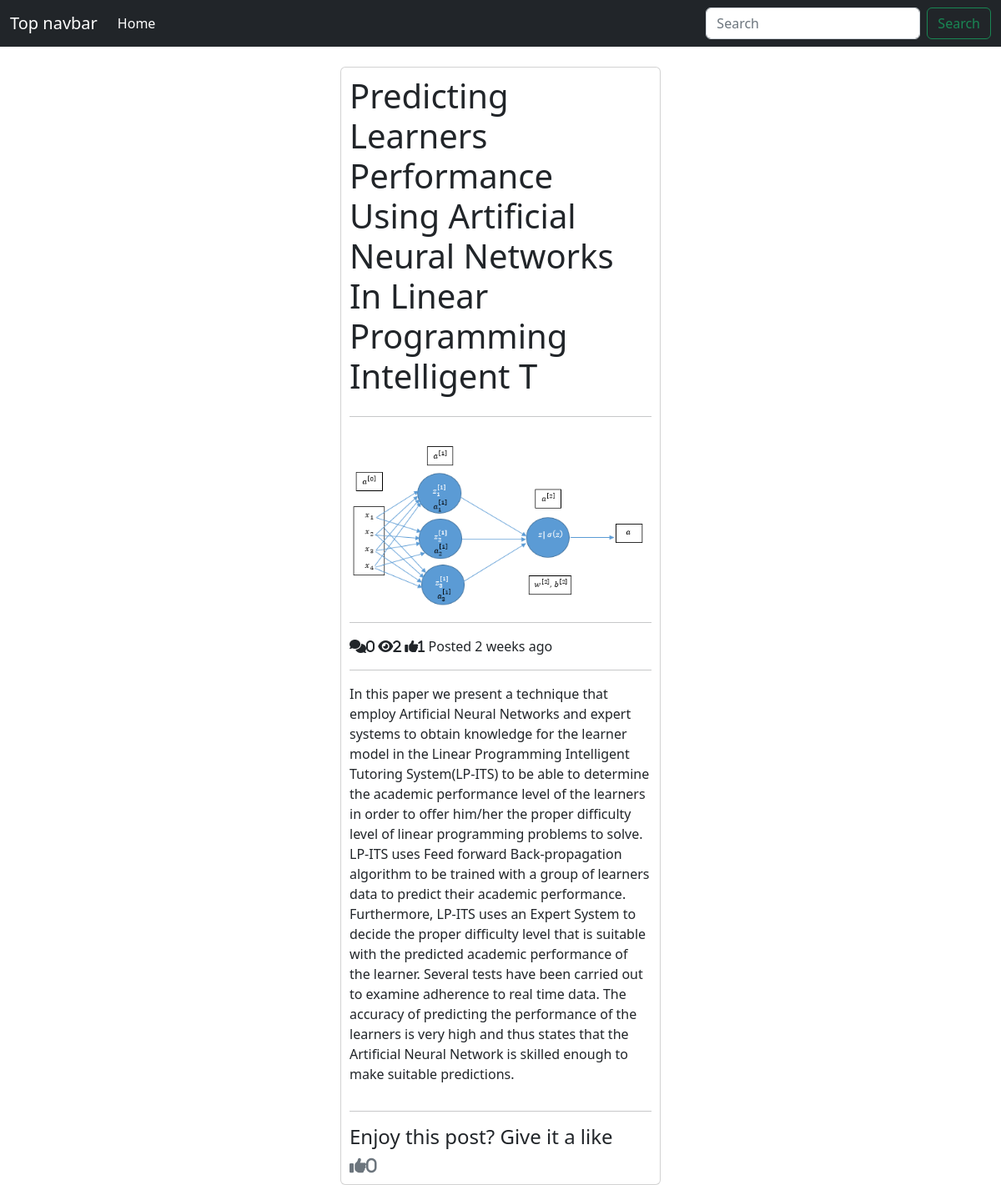
The page /test_Post/ (signed in) on the database its author committed.
### posts/models.py (models this page shows, shortened)
class Post(models.Model):
    title = models.CharField(max_length=100)
    content = models.TextField()
    thumbnail = models.ImageField()
    publishdate = models.DateTimeField(auto_now_add=True)
    last_updated = models.DateTimeField(auto_now=True)
    author = models.ForeignKey(User, on_delete=models.CASCADE)
    slug = models.SlugField()
    def get_like_url(self):
        return reverse('like', kwargs={
            'slug':self.slug
        })
    @property
    def get_comment_count(self):
        return Comments.objects.filter(post=self).count()
    @property
    def get_view_count(self):
        return self.postview_set.all().count()
    @property
    def get_like_count(self):
        return self.like_set.all().count()

### posts/views.py (the view)
# urls.py: path('<slug>/', PostDetailView.as_view(), name='detail'),
class PostDetailView(generic.DetailView):
    model = Post
    def get_object(self, **kwargs):
        object = super().get_object(**kwargs)
        if self.request.user.is_authenticated:
            PostView.objects.get_or_create(user=self.request.user, post=object)
        return object

### templates/posts/post_detail.html (shortened to what this page needs)
{% extends "base.html" %}
{% block content %}
    <div class="row">
    <div class="col-4 offset-4">
    <div class="card" style="padding: 10px;">
        <h1 >{{object.title|title}}</h1>
        <hr />
        <img src="{{object.thumbnail.url}}" class="card-img-top" alt="...">
        <hr />
        <div>
            <span class="fa-solid fa-comments ml-2">{{object.get_comment_count}}</span>
            <span class="fa-solid fa-eye ml-2">{{object.get_view_count}}</span>
            <span class="fa-solid fa-thumbs-up ml-2">{{object.get_like_count}}</span>
            <span class="float-right">Posted {{object.publishdate|timesince}} ago</span>
        </div>
        <hr />
        <div>
            <p>{{object.content}}</p>
        </div>
        <hr />
        <div>
            <h4>Enjoy this post? Give it a like</h4>
            <a class="text-muted" href="{{ object.get_like_url }}">
                <span class="fa-solid fa-thumbs-up fa-lg">{{object.get_comment_count}}</span>
            </a>
        </div>
    </div>
    </div>
    </div>
{% endblock content %}

### rows shown on the page
Post: title "Predicting Learners Performance Using Artificial Neural Networks In Linear Programming Intelligent T", thumbnail (picture), get_comment_count "0", get_view_count "2", get_like_count "1", publishdate "2 weeks", content "In this paper we present a technique that employ Artificial Neural Networks and expert systems to obtain knowledge for the learner model in the Linear Programming Intelligent Tutoring System(LP-ITS) to be able to determine the academic performance level of the learners in order to offer him/her the proper difficulty level of linear programming problems to solve. LP-ITS uses Feed forward Back-propagation algorithm to be trained with a group of learners data to predict their academic performance. Furthermore, LP-ITS uses an Expert System to decide the proper difficulty level that is suitable with the predicted academic performance of the learner. Several tests have been carried out to examine…"
